Frame 1 (no input): blank canvas, image omitted
Frame 60 (the mouse pressed at the canvas centre just before this capture): blank canvas, image omitted
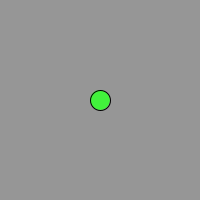
Frame 120 (the mouse held since frame 60 and released just before this capture)

The Processing sketch whose frames 1 and 60 were blank and that drew this single picture after the mouse press (run headless with seeded random() and noise(); from frame 60 on, the mouse is pressed at the canvas centre):

// Processing sketch: processing_77130
// ── processing_77130.pde

ArrayList circles;
float G;

void setup()
{
  size(200,200);
  circles = new ArrayList();
  G = 2;
}

void draw()
{
  background(150);
  for (int i = 0; i<circles.size(); i++)
  {
    Circle c = (Circle) circles.get(i);
    c.display();
    c.update();
  }
}

void mousePressed()
{
  circles.add(new Circle(circles.size())); //(circles.size numbers)
}


class Circle
{
  PVector pos, vel, acc;
  float pulseFreq, diameter, posDist;
  color rgb;
  float m1, m2;
  int id;



  Circle(int number) //temp name
  {
    pos = new PVector (mouseX, mouseY);
    //posOut = new PVector (0,0);
    pulseFreq = map(random(1), 0, 1, .01, .06);
    rgb = color(random(255), random(255), random(255));
    diameter = 20;
    vel = new PVector (0,0);
    m1 = 1;
    id = number; //assigned to permanent
    
  }

  void update()
  {
    
    for (int i = 0; i<circles.size(); i++)
    {
     
      Circle c = (Circle) circles.get(i);
      
      if( i != id )
      {
      
        //posDist = PVector.dist(pos, c.pos); doesn't matter cause dist is same value
        posDist = PVector.dist(c.pos, pos);
        
        m2 = c.m1;
      
      
      
      //diameter = map(sin(frameCount*pulseFreq), 1, -1, 20, 40);
      //--------
      //acc = new PVector (c.pos.x - pos.x, c.pos.y - pos.y);
      
      //acc.mult(posDist);
      //acc = PVector.dist(pos, c.pos);   will not work because returns float
      //acc = PVector.sub(pos, c.pos);
      acc = PVector.sub(c.pos, pos);
      println(acc);
      acc.normalize();
      acc.mult((G*((m1*c.m2)/sq(posDist))));
      //acc.mult(1000);
      //}
      
      vel.add(acc);
      //--------
      
      border();
      
      speedCap();
      
      collision();
      
       
      
      //---------
      pos.add(vel);
      //-----------
  
      
      //println(acc);
      //println(pos);
    }
    }
    
    //-----------
  }

  void display()
  {
    
    
    //    ellipse(pos.x, pos.y, map(sin(frameCount*pulseFreq),0,1,20,40), map(sin(frameCount*pulseFreq),0,1,20,40));
    fill(rgb);
    ellipse(pos.x, pos.y, diameter, diameter);
    //fill(rgb);  placing here changes color of first circle each click while rest are independent
  }
  
  void border()
  {
    if (pos.x> width)
    {
      vel.x = -vel.x;
    }
    
    if (pos.x < 0)
    {
      vel.x = -vel.x;
    }
    
    if (pos.y > height)
    {
      vel.y = -vel.y;
    }
    
    if (pos.y < 0)
    {
      vel.y = -vel.y;
    }
  }
  
  void speedCap()
  {
      if ( vel.x > 5)
    {
      vel.x = 5;
    }
    
    if ( vel.x < -5)
    {
      vel.x = -5;
    }
    
    if (vel.y > 5)
    {
      vel.y = 5;
    }
    
    if (vel.y < -5)
    {
      vel.y = -5;
    }
  }
  
  void collision()
  {
    for (int i = 0; i<circles.size(); i++)
    {
      Circle c = (Circle) circles.get(i);
      
//      if (PVector.dist (pos, c.pos) < diameter/2 && PVector.dist(pos, c.pos) > 0) //testing against own location to ignore self
      if (PVector.dist (pos, c.pos) < diameter && i != id)
      {
        vel.mult(-1);
      }
    }
  }

}
